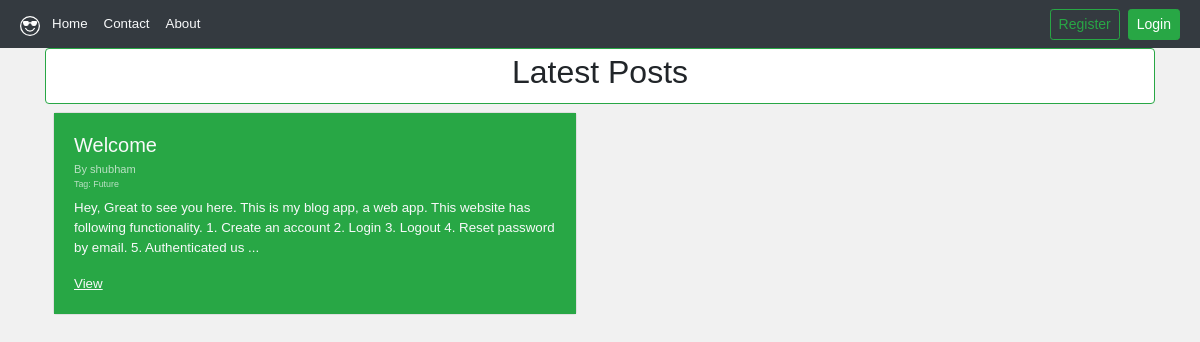
Page /posts/shubham/ on the committed database.
### blog/models.py (models this page shows, shortened)
class Post(models.Model):
    title = models.CharField(max_length=500)
    date_posted = models.DateTimeField(auto_now_add=True)
    author = models.ForeignKey(User, on_delete=models.CASCADE)
    CATEGORY_CHOICES = (
        ("future", "Future"),
        ("technology", "Technology"),
        ("health", "Health"),
        ("science", "Science"),
        ("travel", "Travel"),
        ("business", "Business"),
        ("work", "Work"),
        ("culture", "Culture"),
        ("food", "Food"),
        ("programming", "Programming"),
        ("design", "Design"),
        ("politics", "Politics"),
        ("relationships", "Relationships"),
        ("self", "Self"),
        ("startups", "Startups"),
        ("cryptocurrency", "Cryptocurrency"),
    )
    category = models.CharField(max_length=100, choices=CATEGORY_CHOICES)
    likes = models.IntegerField(default=0)
    image = models.ImageField(
        upload_to="blog-images",
        null=True,
        blank=True,
        validators=[FileExtensionValidator(allowed_extensions=["jpg", "jpeg", "png"]), file_size],
    )
    text_file = models.TextField()
    def get_description_snippet(self):
        return "{} ...".format(self.text_file[:200])

### blog/views.py (the view)
# urls.py: path("posts/<user>/", views.my_posts, name="blog-my_post"),
def my_posts(request, user):
    posts = Post.objects.filter(
        author=User.objects.filter(username=user).first().id
    ).order_by("-date_posted")
    context = {"posts": posts}
    return render(request, "blog/my_posts.html", context)

### blog/templates/blog/my_posts.html (shortened to what this page needs)
{% extends 'blog/base.html' %} {% block content %}
<div class="container">
  <div class="card border border-success">
    <div class="card-body p-1 m-auto">
      <h2>Latest Posts</h2>
    </div>
  </div>
  <div class="row">
    {% for post in posts %}
    <div class="col-sm-12 col-md-6 col-lg-6">
      <div class="card m-2">
        <div class="card-body text-light bg-success">
          <h5 class="card-title">{{ post.title }}</h5>
          <h6 class="card-subtitle mb-2" style="opacity: 0.7;">
            By {{ post.author }}<br /><small
              >Tag: {{ post.get_category_display }}</small
            >
          </h6>
          <p class="card-text">
            {{ post.get_description_snippet }}
          </p>
          <a href="/post/{{ post.id }}" class="card-link text-light"
            ><u>View</u></a
          >
        </div>
      </div>
    </div>
    {% endfor %}
  </div>
  {% endblock %}

### blog/templates/blog/base.html (style rules this page uses)
body { background-color: #f1f1f1; font-size: smaller !important; font-family: "Karla", sans-serif !important; }
.card-subtitle { font-size: smaller !important; }

### rows in the picture
Post: title "Welcome", author "shubham", category "Future", get_description_snippet "Hey, Great to see you here. This is my blog app, a web app. This website has following functionality. 1. Create an account 2. Login 3. Logout 4. Reset password by email. 5. Authenticated us ..."
